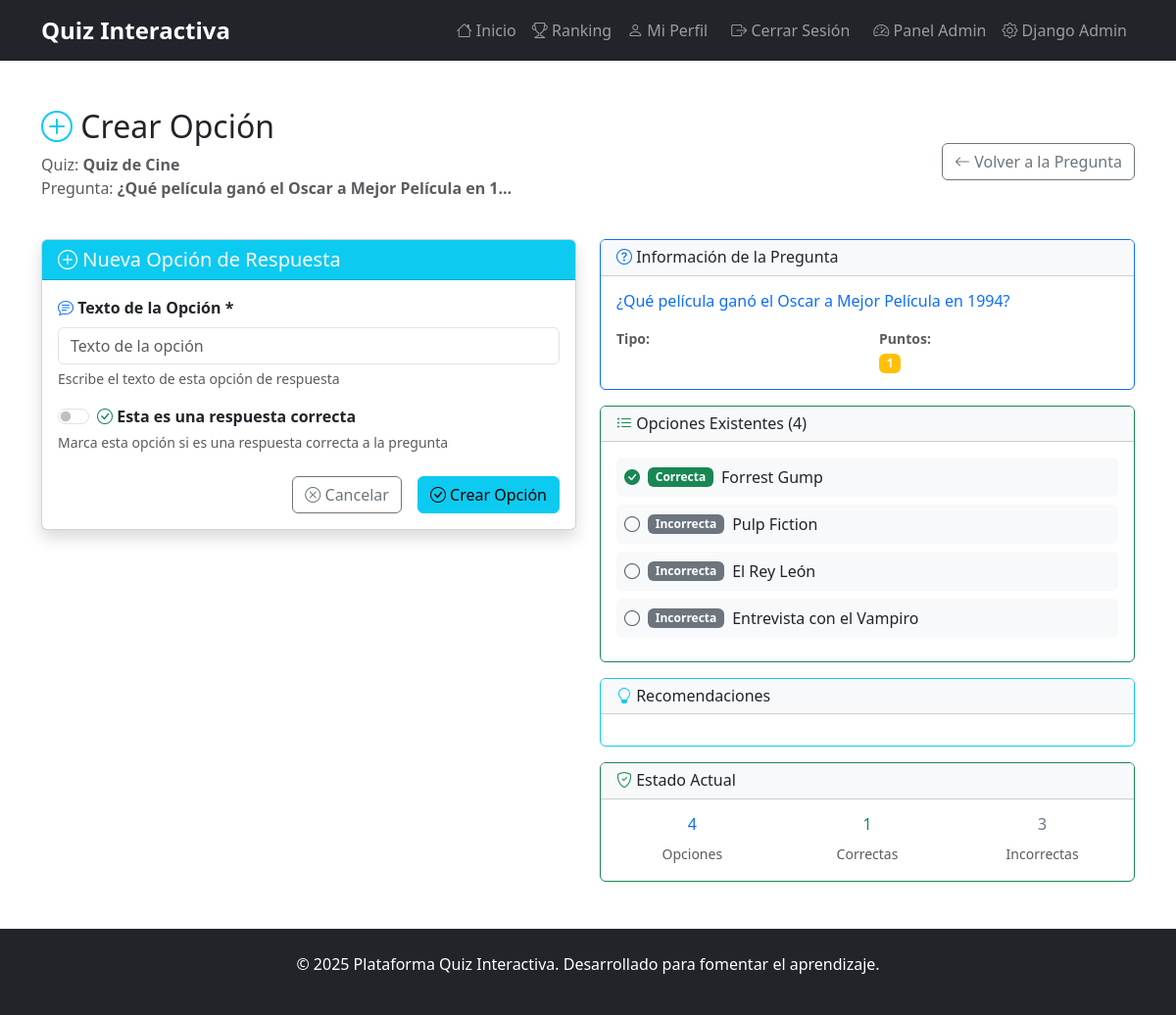
The page /admin-panel/pregunta/41/opcion/create/ (signed in) on the database its author committed.
### quizzes/models.py (models this page shows, shortened)
class Pregunta(models.Model):
    quiz = models.ForeignKey(Quiz, related_name='preguntas', on_delete=models.CASCADE)
    texto = models.CharField(max_length=500)

class Quiz(models.Model):
    titulo = models.CharField(max_length=200)
    descripcion = models.TextField(blank=True)
    fecha_creacion = models.DateTimeField(auto_now_add=True)
    activo = models.BooleanField(default=True)
    tiempo_limite = models.IntegerField(default=0, help_text="Tiempo en minutos (0 = sin límite)")

class Opcion(models.Model):
    pregunta = models.ForeignKey(Pregunta, related_name='opciones', on_delete=models.CASCADE)
    texto = models.CharField(max_length=300)
    es_correcta = models.BooleanField(default=False)

### quizzes/views.py (the view)
# urls.py: path('admin-panel/pregunta/<int:pregunta_id>/opcion/create/', views.admin_opcion_create, name='admin_opcion_create'),
@user_passes_test(is_staff_user)
def admin_opcion_create(request, pregunta_id):
    pregunta = get_object_or_404(Pregunta, id=pregunta_id)
    if request.method == 'POST':
        form = OpcionForm(request.POST)
        if form.is_valid():
            opcion = form.save(commit=False)
            opcion.pregunta = pregunta
            opcion.save()
            messages.success(request, 'Opción creada exitosamente.')
            return redirect('admin_pregunta_edit', pregunta_id=pregunta.id)
    else:
        form = OpcionForm()
    return render(request, 'quizzes/admin/opcion_form.html', {
        'form': form,
        'pregunta': pregunta,
        'title': f'Crear Opción'
    })

### quizzes/forms.py
class OpcionForm(forms.ModelForm):
    class Meta:
        model = Opcion
        fields = ['texto', 'es_correcta']
        widgets = {
            'texto': forms.TextInput(attrs={'class': 'form-control', 'placeholder': 'Texto de la opción'}),
            'es_correcta': forms.CheckboxInput(attrs={'class': 'form-check-input'}),
        }

### quizzes/templatetags/quiz_extras.py (called while the page is built)
@register.filter
def opciones_correctas(opciones):
    try:
        return sum(1 for opcion in opciones if opcion.es_correcta)
    except (AttributeError, TypeError):
        return 0

@register.filter
def opciones_incorrectas(opciones):
    try:
        return sum(1 for opcion in opciones if not opcion.es_correcta)
    except (AttributeError, TypeError):
        return 0

@register.filter
def tiene_opciones_correctas(opciones):
    try:
        return any(opcion.es_correcta for opcion in opciones)
    except (AttributeError, TypeError):
        return False

### quizzes/views.py (called while the page is built)
def is_staff_user(user):
    return user.is_authenticated and user.is_staff

### quizzes/templates/quizzes/admin/opcion_form.html (shortened to what this page needs)
{% extends 'base.html' %}
{% load quiz_extras %}
{% block content %}
<div class="container my-5">
    <div class="row mb-4">
        <div class="col-12">
            <div class="d-flex justify-content-between align-items-center">
                <div>
                    <h2><i class="bi bi-plus-circle text-info"></i> {{ title }}</h2>
                    <p class="text-muted">
                        Quiz: <strong>{{ pregunta.quiz.titulo }}</strong><br>
                        Pregunta: <strong>{{ pregunta.texto|truncatechars:50 }}</strong>
                    </p>
                </div>
                <div>
                    <a href="{% url 'admin_pregunta_edit' pregunta.id %}" class="btn btn-outline-secondary">
                        <i class="bi bi-arrow-left"></i> Volver a la Pregunta
                    </a>
                </div>
            </div>
        </div>
    </div>
    <div class="row">
        <div class="col-lg-6">
            <div class="card shadow">
                <div class="card-header bg-info text-white">
                    <h5 class="mb-0">
                        <i class="bi bi-plus-circle"></i> Nueva Opción de Respuesta
                    </h5>
                </div>
                <div class="card-body">
                    <form method="post" novalidate>
                        <div class="mb-3">
                            <label for="{{ form.texto.id_for_label }}" class="form-label fw-bold">
                                <i class="bi bi-chat-text text-primary"></i> Texto de la Opción *
                            </label>
                            {{ form.texto }}
                            <div class="form-text">Escribe el texto de esta opción de respuesta</div>
                        </div>
                        <div class="mb-4">
                            <div class="form-check form-switch">
                                {{ form.es_correcta }}
                                <label class="form-check-label fw-bold" for="{{ form.es_correcta.id_for_label }}">
                                    <i class="bi bi-check-circle text-success"></i> Esta es una respuesta correcta
                                </label>
                            </div>
                            <div class="form-text">
                                Marca esta opción si es una respuesta correcta a la pregunta
                            </div>
                        </div>
                        <div class="d-grid gap-2 d-md-flex justify-content-md-end">
                            <a href="{% url 'admin_pregunta_edit' pregunta.id %}" class="btn btn-outline-secondary me-md-2">
                                <i class="bi bi-x-circle"></i> Cancelar
                            </a>
                            <button type="submit" class="btn btn-info">
                                <i class="bi bi-check-circle"></i> Crear Opción
                            </button>
                        </div>
                    </form>
                </div>
            </div>
        </div>
        <div class="col-lg-6">
            <div class="card border-primary">
                <div class="card-header bg-light">
                    <h6 class="mb-0"><i class="bi bi-question-circle text-primary"></i> Información de la Pregunta</h6>
                </div>
                <div class="card-body">
                    <h6 class="text-primary">{{ pregunta.texto }}</h6>
                    <div class="row mt-3">
                        <div class="col-6">
                            <small class="text-muted"><strong>Tipo:</strong></small><br>
                        </div>
                        <div class="col-6">
                            <small class="text-muted"><strong>Puntos:</strong></small><br>
                            <span class="badge bg-warning">{{ pregunta.puntos|default:1 }}</span>
                        </div>
                    </div>
                </div>
            </div>
            <div class="card mt-3 border-success">
                <div class="card-header bg-light">
                    <h6 class="mb-0">
                        <i class="bi bi-list-ul text-success"></i>
                        Opciones Existentes ({{ pregunta.opciones.count }})
                    </h6>
                </div>
                <div class="card-body">
                    {% if pregunta.opciones.exists %}
                        {% for opcion in pregunta.opciones.all %}
                            <div class="d-flex align-items-center mb-2 p-2 bg-light rounded">
                                {% if opcion.es_correcta %}
                                    <i class="bi bi-check-circle-fill text-success me-2"></i>
                                    <span class="badge bg-success me-2">Correcta</span>
                                {% else %}
                                    <i class="bi bi-circle text-muted me-2"></i>
                                    <span class="badge bg-secondary me-2">Incorrecta</span>
                                {% endif %}
                                <span class="flex-grow-1">{{ opcion.texto }}</span>
                            </div>
                        {% endfor %}
                    {% else %}
                        <p class="text-muted mb-0">
                            <i class="bi bi-info-circle"></i>
                            Esta será la primera opción para esta pregunta.
                        </p>
                    {% endif %}
                </div>
            </div>
            <div class="card mt-3 border-info">
                <div class="card-header bg-light">
                    <h6 class="mb-0"><i class="bi bi-lightbulb text-info"></i> Recomendaciones</h6>
                </div>
                <div class="card-body">
                </div>
            </div>
            <div class="card mt-3 {% if pregunta.opciones.all|tiene_opciones_correctas %}border-success{% else %}border-warning{% endif %}">
                <div class="card-header bg-light">
                    <h6 class="mb-0">
                        <i class="bi bi-shield-check {% if pregunta.opciones.all|tiene_opciones_correctas %}text-success{% else %}text-warning{% endif %}"></i>
                        Estado Actual
                    </h6>
                </div>
                <div class="card-body">
                    <div class="row text-center">
                        <div class="col-4">
                            <h6 class="text-primary">{{ pregunta.opciones.count }}</h6>
                            <small class="text-muted">Opciones</small>
                        </div>
                        <div class="col-4">
                            <h6 class="text-success">{{ pregunta.opciones.all|opciones_correctas }}</h6>
                            <small class="text-muted">Correctas</small>
                        </div>
                        <div class="col-4">
                            <h6 class="text-secondary">{{ pregunta.opciones.all|opciones_incorrectas }}</h6>
                            <small class="text-muted">Incorrectas</small>
                        </div>
                    </div>
                </div>
            </div>
        </div>
    </div>
</div>
{% endblock %}

### rows shown on the page
Pregunta: quiz.titulo "Quiz de Cine", texto "¿Qué película ganó el Oscar a Mejor Película en 1…", texto "¿Qué película ganó el Oscar a Mejor Película en 1994?", opciones.count "4", opciones.all|opciones_correctas "1", opciones.all|opciones_incorrectas "3"
Opcion: shows "Correcta", texto "Forrest Gump"
Opcion: shows "Incorrecta", texto "Pulp Fiction"
Opcion: shows "Incorrecta", texto "El Rey León"
Opcion: shows "Incorrecta", texto "Entrevista con el Vampiro"

### other values the page prints
{{ title }} "Crear Opción"
{{ pregunta.puntos|default:1 }} "1"
